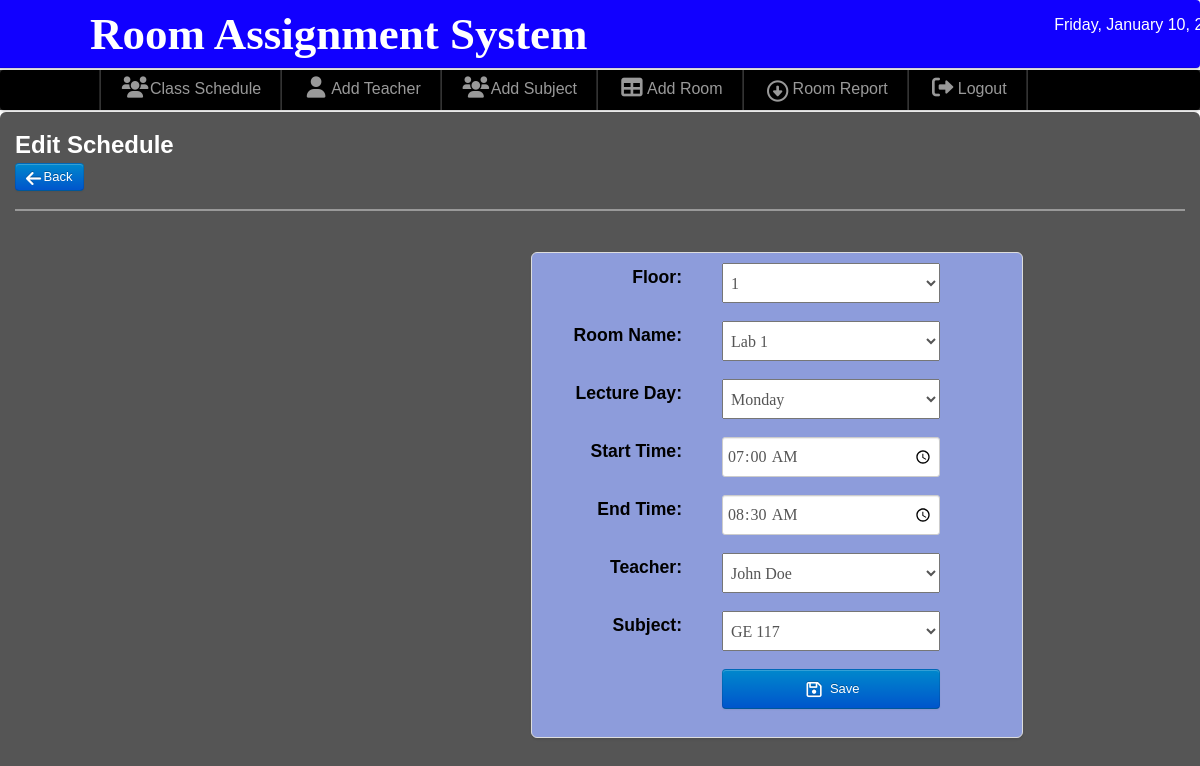
Screenshot of /admin/edit_schedule.php?id=1 (signed in) with the database file from the repository.
### tables this page shows
CREATE TABLE `schedules` (
  `schedule_id` int(11) NOT NULL,
  `floor_id` int(11) NOT NULL,
  `room_id` int(11) DEFAULT NULL,
  `day_of_week` enum('Sunday','Monday','Tuesday','Wednesday','Thursday','Friday','Saturday') NOT NULL,
  `start_time` time NOT NULL,
  `end_time` time NOT NULL,
  `SubjectID` int(11) NOT NULL,
  `TeacherID` int(11) NOT NULL
);

CREATE TABLE `floors` (
  `floor_id` int(11) NOT NULL,
  `floor_number` int(11) NOT NULL
);

CREATE TABLE `rooms` (
  `room_id` int(11) NOT NULL,
  `room_name` varchar(255) NOT NULL,
  `floor_id` int(11) NOT NULL
);

CREATE TABLE `teachers` (
  `TeacherID` int(11) NOT NULL,
  `FirstName` varchar(255) NOT NULL,
  `LastName` varchar(255) NOT NULL
);

CREATE TABLE `subjects` (
  `SubjectID` int(11) NOT NULL,
  `SubjectName` varchar(255) NOT NULL,
  `SubjectDescription` varchar(255) NOT NULL,
  `TeacherID` int(11) NOT NULL
);

### admin/edit_schedule.php (the view, shortened to what this page needs)
<?php
include('./components/header.php');
include('./connection/dbcon.php');
include('./components/nav-top1.php');
include('./components/main.php');
$id_get = $_GET['id'];
$sql = "SELECT
            schedules.schedule_id,
            floors.floor_number,
            rooms.room_name,
            schedules.day_of_week,
            schedules.start_time,
            schedules.end_time,
            subjects.SubjectName,
            teachers.FirstName,
            teachers.LastName,
            schedules.floor_id,
            schedules.room_id,
            schedules.SubjectID,
            schedules.TeacherID
        FROM
            schedules
        INNER JOIN floors ON schedules.floor_id = floors.floor_id
        INNER JOIN rooms ON schedules.room_id = rooms.room_id
        INNER JOIN subjects ON schedules.SubjectID = subjects.SubjectID
        INNER JOIN teachers ON schedules.TeacherID = teachers.TeacherID
        WHERE schedules.schedule_id = ?";
$stmt = $conn->prepare($sql);
$stmt->bind_param("i", $id_get);
$stmt->execute();
$result = $stmt->get_result();
if ($result->num_rows > 0) {
    $row = $result->fetch_assoc();
} else {
    echo "No schedule found with ID: $id_get";
    $stmt->close();
    $conn->close();
    exit();
}
$sql_floors = "SELECT * FROM floors";
$result_floors = $conn->query($sql_floors);
$sql_rooms = "SELECT * FROM rooms";
$result_rooms = $conn->query($sql_rooms);
$sql_teachers = "SELECT * FROM teachers";
$result_teachers = $conn->query($sql_teachers);
$sql_subjects = "SELECT * FROM subjects";
$result_subjects = $conn->query($sql_subjects);
?>
<head>
    <link rel="stylesheet" href="addsched.css">
    <link rel="stylesheet" href="https://cdnjs.cloudflare.com/ajax/libs/font-awesome/6.0.0-beta3/css/all.min.css">
    <link href="https://cdn.jsdelivr.net/npm/select2@4.0.13/dist/css/select2.min.css" rel="stylesheet" />
</head>
<div class="wrapper">
    <div id="element" class="hero-body">
        <h2>
            <font color="white">Edit Schedule</font>
        </h2>
        <a class="btn btn-primary" href="schedule.php">
            <i class="icon-arrow-left icon-large"></i>&nbsp;Back
        </a>
        <hr>
        <div class="edit_margin">
            <form id="save_voter" class="form-horizontal" method="POST"
                action="update_schedule.php?id=<?php echo $id_get; ?>">
                <fieldset>
                    <br>
                    <div class="add_subject">
                        <ul class="thumbnails_new_voter">
                            <li class="span3">
                                <div class="thumbnail_new_voter">
                                    <div class="control-group">
                                        <label class="control-label" for="floor_id">Floor:</label>
                                        <div class="controls">
                                            <select class="item" id="floor_id" name="floor_id" required>
                                                <?php while ($floor = $result_floors->fetch_assoc()): ?>
                                                    <option value="<?php echo $floor['floor_id']; ?>" <?php echo ($floor['floor_id'] == $row['floor_id']) ? 'selected' : ''; ?>>
                                                        <?php echo $floor['floor_number']; ?>
                                                    </option>
                                                <?php endwhile; ?>
                                            </select>
                                        </div>
                                    </div>
                                    <div class="control-group">
                                        <label class="control-label" for="room_id">Room Name:</label>
                                        <div class="controls">
                                            <select class="item" id="room_id" name="room_id" required>
                                                <?php while ($room = $result_rooms->fetch_assoc()): ?>
                                                    <option value="<?php echo $room['room_id']; ?>" <?php echo ($room['room_id'] == $row['room_id']) ? 'selected' : ''; ?>>
                                                        <?php echo $room['room_name']; ?>
                                                    </option>
                                                <?php endwhile; ?>
                                            </select>
                                        </div>
                                    </div>
                                    <div class="control-group">
                                        <label class="control-label" for="schedule-day-input">Lecture Day:</label>
                                        <div class="controls">
                                            <select style="width: 75%;" id="schedule-day-input" name="day_of_week"
                                                required>
                                                <option value="Monday" <?php echo ($row['day_of_week'] == 'Monday') ? 'selected' : ''; ?>>Monday</option>
                                            </select>
                                        </div>
                                    </div>
                                    <div class="control-group">
                                        <label class="control-label" for="start-time">Start Time:</label>
                                        <div class="controls">
                                            <input type="time" id="start-time" name="start_time"
                                                style="width: 75%; height: 2.5em;"
                                                value="<?php echo $row['start_time']; ?>" required>
                                        </div>
                                    </div>
                                    <div class="control-group">
                                        <label class="control-label" for="end-time">End Time:</label>
                                        <div class="controls">
                                            <input type="time" name="end_time" style="width: 75%; height: 2.5em;"
                                                value="<?php echo $row['end_time']; ?>" required>
                                        </div>
                                    </div>
                                    <div class="control-group">
                                        <label class="control-label" for="teacher">Teacher:</label>
                                        <div class="controls">
                                            <select class="item" id="teacher" name="teacher" required>
                                                <?php while ($teacher = $result_teachers->fetch_assoc()): ?>
                                                    <option value="<?php echo $teacher['TeacherID']; ?>" <?php echo ($teacher['TeacherID'] == $row['TeacherID']) ? 'selected' : ''; ?>>
                                                        <?php echo $teacher['FirstName'] . ' ' . $teacher['LastName']; ?>
                                                    </option>
                                                <?php endwhile; ?>
                                            </select>
                                        </div>
                                    </div>
                                    <div class="control-group">
                                        <label class="control-label" for="subject">Subject:</label>
                                        <div class="controls">
                                            <select class="item" id="subject" name="subject" required>
                                                <?php while ($subject = $result_subjects->fetch_assoc()): ?>
                                                    <option value="<?php echo $subject['SubjectID']; ?>" <?php echo ($subject['SubjectID'] == $row['SubjectID']) ? 'selected' : ''; ?>>
                                                        <?php echo $subject['SubjectName']; ?>
                                                    </option>
                                                <?php endwhile; ?>
                                            </select>
                                        </div>
                                    </div>
                                    <div class="control-group">
                                        <div class="controls">
                                            <button id="save_voter" class="btn btn-primary" name="save">
                                                <i class="icon-save icon-large"></i> Save
                                            </button>
                                        </div>
                                    </div>
                                </div>
                            </li>
                        </ul>
                    </div>
                </fieldset>
            </form>
        </div>
    </div>
</div>
</body>

### admin/css/style.css (style rules this page uses)
* { margin:0; padding:0; }
a { color:#000000; }
.wrapper { margin-top: -43px; background-color: #ffffff; }
html, body { height: 100%; margin: 0; padding: 0; display: flex; flex-direction: column; min-height: 100%; }
label { color: #000000; }

### admin/addsched.css (style rules this page uses)
.form-horizontal { display: flex; align-items: center; margin-left: 20%; }
.item, select, button, .select-teacher { width: 75%; height: 2.5rem; }
.control-label { font-size: 1.1em; font-weight: bold; }
.thumbnail_new_voter { background-color: rgb(141, 156, 219); height: auto; }

### rows the page displays
schedules: floor_id "1", room_id "Lab 1", day_of_week "Monday", start_time "07:00:00", end_time "08:30:00", teacher "John Doe", subject "GE 117"
